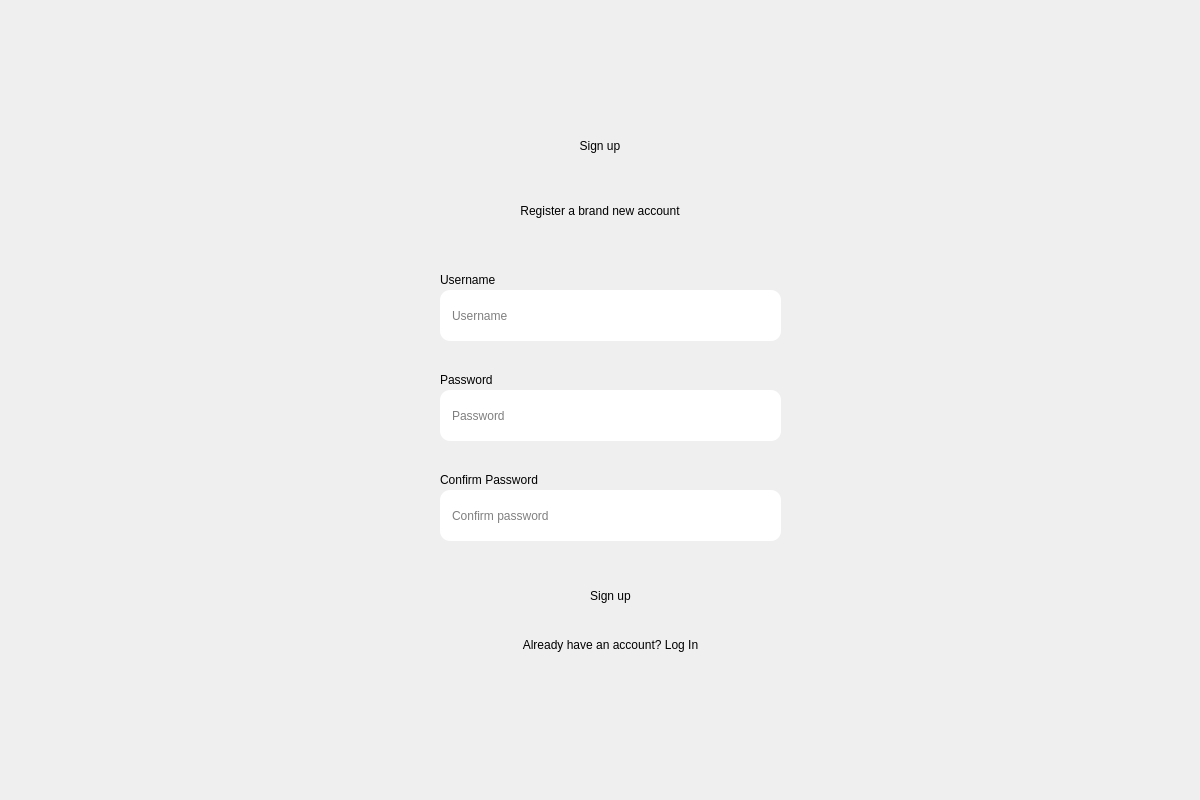
<?xml version="1.0" encoding="UTF-8"?>
<ui version="4.0">
 <class>Dialog</class>
 <widget class="QDialog" name="Dialog">
  <property name="geometry">
   <rect>
    <x>0</x>
    <y>0</y>
    <width>1200</width>
    <height>800</height>
   </rect>
  </property>
  <property name="windowTitle">
   <string>Dialog</string>
  </property>

  <widget class="QWidget" name="bgwidget" native="true">
   <property name="geometry">
    <rect>
     <x>0</x>
     <y>0</y>
     <width>1201</width>
     <height>801</height>
    </rect>
   </property>

   <property name="styleSheet">
    <string notr="true">
QWidget#bgwidget[theme="light"] {
    background-color: qlineargradient(spread:pad,
                                      x1:0, y1:0,
                                      x2:1, y2:1,
                                      stop:0 #DCC7AA,
                                      stop:1 #FFFFFF);
}

QWidget#bgwidget[theme="dark"] {
    background-color: qlineargradient(spread:pad,
                                      x1:0, y1:0,
                                      x2:1, y2:1,
                                      stop:0 #8B5E3C,
                                      stop:1 #F5F1E6);
}

QWidget#bgwidget QLabel {
    font: 11pt "Segoe UI";
}

QWidget#bgwidget[theme="light"] QLabel {
    color: #3A2A20;
}

QWidget#bgwidget[theme="dark"] QLabel {
    color: #F5F1E6;
}

QWidget#bgwidget QLabel#label {
    font: 700 36pt "Segoe UI";
}

QWidget#bgwidget QLabel#label_2 {
    font: 16pt "Segoe UI";
}

QWidget#bgwidget QLabel#error {
    font: 10pt "Segoe UI";
    color: #FF4D4D;
}

QWidget#bgwidget QLineEdit {
    border-radius: 10px;
    padding: 6px 10px;
    font: 11pt "Segoe UI";
}

QWidget#bgwidget[theme="light"] QLineEdit {
    background-color: #FFFFFF;
    border: 1px solid #C97B5A;
    color: #3A2A20;
}

QWidget#bgwidget[theme="dark"] QLineEdit {
    background-color: #8B5E3C;
    border: 1px solid #F5F1E6;
    color: #F5F1E6;
}

QWidget#bgwidget QLineEdit:focus {
    border: 1px solid #C97B5A;
}

QWidget#bgwidget QPushButton#signup {
    border-radius: 20px;
    font: 600 14pt "Segoe UI";
    padding: 8px 12px;
    border: none;
}

QWidget#bgwidget[theme="light"] QPushButton#signup {
    background-color: qlineargradient(spread:pad,
                                      x1:0, y1:0,
                                      x2:1, y2:0,
                                      stop:0 #C97B5A,
                                      stop:1 #B06345);
    color: #FFFFFF;
}

QWidget#bgwidget[theme="light"] QPushButton#signup:hover {
    background-color: qlineargradient(spread:pad,
                                      x1:0, y1:0,
                                      x2:1, y2:0,
                                      stop:0 #D18764,
                                      stop:1 #BD6D4F);
}

QWidget#bgwidget[theme="light"] QPushButton#signup:pressed {
    background-color: qlineargradient(spread:pad,
                                      x1:0, y1:0,
                                      x2:1, y2:0,
                                      stop:0 #A3573C,
                                      stop:1 #8B4731);
}

QWidget#bgwidget[theme="dark"] QPushButton#signup {
    background-color: qlineargradient(spread:pad,
                                      x1:0, y1:0,
                                      x2:1, y2:0,
                                      stop:0 #8B5E3C,
                                      stop:1 #F5F1E6);
    color: #8B5E3C;
}

QWidget#bgwidget[theme="dark"] QPushButton#signup:hover {
    background-color: qlineargradient(spread:pad,
                                      x1:0, y1:0,
                                      x2:1, y2:0,
                                      stop:0 #9C6B45,
                                      stop:1 #F5F1E6);
}

QWidget#bgwidget[theme="dark"] QPushButton#signup:pressed {
    background-color: qlineargradient(spread:pad,
                                      x1:0, y1:0,
                                      x2:1, y2:0,
                                      stop:0 #754B30,
                                      stop:1 #E4D7C1);
}

QWidget#bgwidget QPushButton#backToLogin {
    background-color: transparent;
    border: none;
    border-radius: 0;
    font: 10pt "Segoe UI";
    padding: 0px;
    text-align: center;
}

QWidget#bgwidget[theme="light"] QPushButton#backToLogin {
    color: #C97B5A;
    text-decoration: underline;
}

QWidget#bgwidget[theme="dark"] QPushButton#backToLogin {
    color: #F5F1E6;
    text-decoration: underline;
}

QWidget#bgwidget QPushButton#backToLogin:hover {
    opacity: 0.8;
}
    </string>
   </property>

   <widget class="QLabel" name="label">
    <property name="geometry">
     <rect>
      <x>450</x>
      <y>110</y>
      <width>300</width>
      <height>71</height>
     </rect>
    </property>
    <property name="styleSheet">
     <string notr="true"/>
    </property>
    <property name="text">
     <string>Sign up</string>
    </property>
    <property name="alignment">
     <set>Qt::AlignCenter</set>
    </property>
   </widget>

   <widget class="QLabel" name="label_2">
    <property name="geometry">
     <rect>
      <x>410</x>
      <y>190</y>
      <width>380</width>
      <height>41</height>
     </rect>
    </property>
    <property name="styleSheet">
     <string notr="true"/>
    </property>
    <property name="text">
     <string>Register a brand new account</string>
    </property>
    <property name="alignment">
     <set>Qt::AlignCenter</set>
    </property>
   </widget>

   <widget class="QLabel" name="label_3">
    <property name="geometry">
     <rect>
      <x>440</x>
      <y>270</y>
      <width>81</width>
      <height>20</height>
     </rect>
    </property>
    <property name="styleSheet">
     <string notr="true"/>
    </property>
    <property name="text">
     <string>Username</string>
    </property>
   </widget>

   <widget class="QLineEdit" name="emailfield">
    <property name="geometry">
     <rect>
      <x>440</x>
      <y>290</y>
      <width>341</width>
      <height>51</height>
     </rect>
    </property>
    <property name="styleSheet">
     <string notr="true"/>
    </property>
    <property name="placeholderText">
     <string>Username</string>
    </property>
   </widget>

   <widget class="QLabel" name="label_4">
    <property name="geometry">
     <rect>
      <x>440</x>
      <y>370</y>
      <width>81</width>
      <height>20</height>
     </rect>
    </property>
    <property name="styleSheet">
     <string notr="true"/>
    </property>
    <property name="text">
     <string>Password</string>
    </property>
   </widget>

   <widget class="QLineEdit" name="passwordfield">
    <property name="geometry">
     <rect>
      <x>440</x>
      <y>390</y>
      <width>341</width>
      <height>51</height>
     </rect>
    </property>
    <property name="styleSheet">
     <string notr="true"/>
    </property>
    <property name="placeholderText">
     <string>Password</string>
    </property>
   </widget>

   <widget class="QLabel" name="label_5">
    <property name="geometry">
     <rect>
      <x>440</x>
      <y>470</y>
      <width>141</width>
      <height>20</height>
     </rect>
    </property>
    <property name="styleSheet">
     <string notr="true"/>
    </property>
    <property name="text">
     <string>Confirm Password</string>
    </property>
   </widget>

   <widget class="QLineEdit" name="confirmpasswordfield">
    <property name="geometry">
     <rect>
      <x>440</x>
      <y>490</y>
      <width>341</width>
      <height>51</height>
     </rect>
    </property>
    <property name="styleSheet">
     <string notr="true"/>
    </property>
    <property name="placeholderText">
     <string>Confirm password</string>
    </property>
   </widget>

   <widget class="QLabel" name="error">
    <property name="geometry">
     <rect>
      <x>440</x>
      <y>540</y>
      <width>341</width>
      <height>20</height>
     </rect>
    </property>
    <property name="styleSheet">
     <string notr="true"/>
    </property>
    <property name="text">
     <string/>
    </property>
   </widget>

   <widget class="QPushButton" name="signup">
    <property name="geometry">
     <rect>
      <x>440</x>
      <y>570</y>
      <width>341</width>
      <height>51</height>
     </rect>
    </property>
    <property name="styleSheet">
     <string notr="true"/>
    </property>
    <property name="text">
     <string>Sign up</string>
    </property>
   </widget>

   <widget class="QPushButton" name="backToLogin">
    <property name="geometry">
     <rect>
      <x>440</x>
      <y>630</y>
      <width>341</width>
      <height>30</height>
     </rect>
    </property>
    <property name="styleSheet">
     <string notr="true"/>
    </property>
    <property name="text">
     <string>Already have an account? Log In</string>
    </property>
   </widget>

  </widget>
 </widget>
 <resources/>
 <connections/>
</ui>
